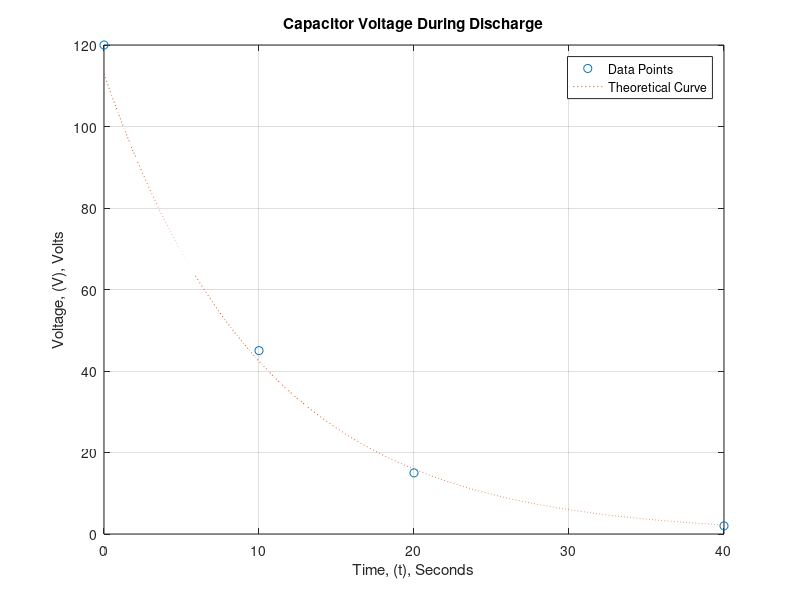

Source code (MATLAB): (Note: this script raises an error after producing the figure.)
% Shaun Mbateng %
% Practice 6 %
% October 21, 2010 %

clc
clear

disp('Shaun Mbateng')
disp('Practice 6')
disp('October 21, 2010')
disp(' ')

t = [0 10 20 40];
t2 = [0:0.1:40];
V = [120 45 15 2];
V2 = 113.*exp(-0.098.*t2);
plot(t, V, 'o', t2, V2, ':')
xlabel('Time, (t), Seconds')
ylabel('Voltage, (V), Volts')
title('Capacitor Voltage During Discharge')
grid
legend('Data Points', 'Theoretical Curve')
gtext('Shaun Mbateng')
pause
semilogy(t, V, 'o', t2, V2, ':')
xlabel('Time, (t), Seconds')
ylabel('Voltage, (V), Volts')
title('Capacitor Voltage During Discharge')
grid
legend('Data Points', 'Theoretical Curve')
gtext('Shaun Mbateng')